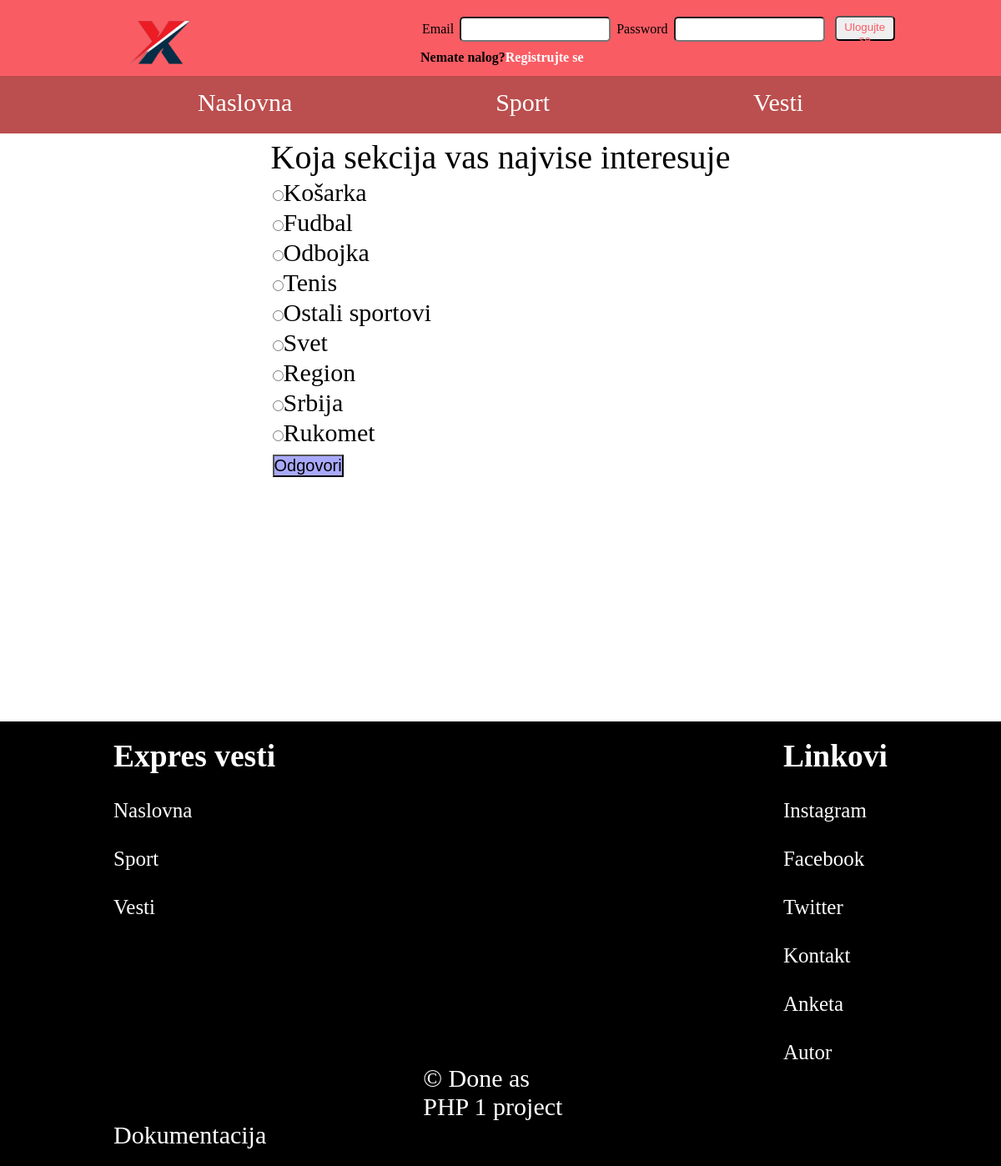
The app's page /anketa.php with its own data.
### tables this page shows
CREATE TABLE `kategorija` (
  `idKategorija` int(11) NOT NULL,
  `nazivKategorija` varchar(50) NOT NULL,
  `putanjaSlike` varchar(100) NOT NULL
);

CREATE TABLE `podkategorija` (
  `idPodkategorija` int(11) NOT NULL,
  `nazivPodkategorija` varchar(50) NOT NULL,
  `idKategorija` int(11) NOT NULL
);

### functions/functions.php (called while the page is built, shortened)
<?php
function vratiSve($nazivTabele){
    try{
            global $conn;
            $upit = "SELECT * FROM $nazivTabele";
            $podaci = $conn->query($upit)->fetchAll();
            return $podaci;
    }
    catch(PDOException $ex){
        return $ex;
    }
}

### anketa.php (the view, shortened to what this page needs)
<?php
        include("connection/connection.php");
        include("functions/functions.php");
        include("pages/head.php");
        include("pages/header.php");
        $potkategorije = vratiSve('podkategorija');
?>
<div class="okvir">
        <div class="sadrzaj">
                   <form id="anketa" action="functions/obradaAnkete.php" method="post">
                       <table>
                       <label for="">Koja sekcija vas najvise interesuje</label>
                        <?php
                            foreach($potkategorije as $p):
                        ?>
                           <tr><td> <input type="radio" name="potkategorija" value="<?= $p->idPodkategorija?>" ><?=$p->nazivPodkategorija?></td></tr>
                        <?php
                            endforeach;
                        ?>
                        <tr><td><input type="submit" value="Odgovori" name="btnAnketa"></td></tr>
                        </table>
                   </form>
        </div>
</div>
<?php
        include("pages/footer.php");
?>

### pages/header.php (shortened to what this page needs)
<?php
    $kategorije=vratiSve("kategorija");
?>
<header>
    <div    id="gornji">
        <div class="okvir flex">
        <div id="slika">
            <img src="assets/img/icon.png" alt="Logo">
        </div>
        <div id="loginGore">
            <div id="goreDesno">
               <?php
                    if(isset($_SESSION['user'])):
                        if($_SESSION['user']->aktivanUser=='1'):
               ?>
                    <h2>Dobrodosli , <?=$_SESSION['user']->username ?></h2>
                    <h4><a href="anketa.php">Anketa</a></h4>
                    <h4><a href="functions/odjava.php">Odjavi se</a></h4>
                    <?php
                        if(($_SESSION['user']->nazivUloga=='admin') || ($_SESSION['user']->nazivUloga=='novinar')):
                    ?>
                        <a href="admin/admin.php">Uredite sajt</a>
                    <?php
                        endif;
                    ?>
                    <?php
                        else:
                    ?>
                    <form>
                    <table>
                        <tr>
                            <td>Email</td>
                            <td><input type="text" name="tbLoginEmail" id="tbLoginEmail"></td>
                            <td>Password</td>
                            <td><input type="password" name="tbLoginPassword" id="tbLoginPassword"></td>
                            <td><button type="submit" id="btnLogovanje">Ulogujte se</button></td>
                        </tr>
                        <tr>
                            <td colspan="2"><p class="greskaEmailLog hide"> </p></td>
                            <td colspan="2"><p class="greskaPassLog hide"> </p></td>
                        </tr>
                    </table>
                </form>
                <div>
                </div>
                <div class="odgovorLog">
                </div>
                <h4>Nemate nalog?<a href="register.php">Registrujte se</a></h1>
                    <?php
                        endif;
                    ?>
               <?php else:
               ?>
                <form>
                    <table>
                        <tr>
                            <td>Email</td>
                            <td><input type="text" name="tbLoginEmail" id="tbLoginEmail"></td>
                            <td>Password</td>
                            <td><input type="password" name="tbLoginPassword" id="tbLoginPassword"></td>
                            <td><button type="submit" id="btnLogovanje">Ulogujte se</button></td>
                        </tr>
                    </table>
                </form>
                <h4>Nemate nalog?<a href="register.php">Registrujte se</a></h1>
            <?php
                endif;
            ?>
            </div>
        </div>
    </div>
    </div>
    <div    id="donji">
        <div class="okvir">
            <div class="divMeni">
            <ul>
                <li><a href="index.php">Naslovna</a></li>
                <?php
                foreach($kategorije as $kat ):
            ?>
                <li> <a href="kategorija.php?id=<?= $kat->idKategorija?>"   > <?= $kat->nazivKategorija?> </a> </li>
            <?php
                endforeach;
            ?>
            </ul>
            </div>
        </div>
    </div>
</header>

### pages/footer.php (shortened to what this page needs)
        <footer>
    <div class="okvir">
            <div id="dolePrvo">
            <div id="navigacija">
                <h2>Expres vesti</h2>
                <ul>
                    <li><a href="index.php">Naslovna</a></li>
                    <?php
                         foreach($kategorije as $kat ):
                    ?>
                             <li> <a href="kategorija.php?id=<?= $kat->idKategorija?>"   > <?= $kat->nazivKategorija?> </a> </li>
                         <?php
                             endforeach;
                        ?>
                </ul>
            </div>
            <div id="socials">
                <h2>Linkovi</h2>
                    <ul>
                    <li><a href="#">Instagram</a></li>
                    <li><a href="#">Facebook</a></li>
                    <li><a href="#">Twitter</a></li>
                    <li><a href="kontakt.php">Kontakt</a></li>
                    <li><a href="anketa.php">Anketa</a></li>
                    <li><a href="autor.php">Autor</a>
                    </ul>
            </div>
            </div>
            <div id="dole">
                <p>&copy; Done as PHP 1 project</p>
                <a href="dokumentacija.pdf">Dokumentacija</a>
            </div>
    </div>
        </footer>
    </body>
</html>

### assets/css/style.css (style rules this page uses)
* { margin: 0px; padding: 0px; box-sizing: border-box; list-style-type: none; text-decoration: none; }
a { color:white; }
header { width: 100%; min-height: 20vh; background-color: rgb(187, 78, 78); }
#gornji { background-color: rgb(250, 92, 100); }
#slika { width: 30%; }
#slika img { width: 50%; margin-top: 15px; }
#loginGore { width: 60%; }
#goreDesno { float: right; margin-top:2%; }
#goreDesno form input,button { border-radius: 5px; height: 30px; margin: 5px 5px 5px 5px; }
#goreDesno button { color:rgb(250, 92, 100); padding: 4px; }
.flex { display: flex; justify-content: space-between; }
.okvir { width: 80%; margin: 0 auto; }
.divMeni ul { display: flex; justify-content: space-around; }
.divMeni ul li { color: white; font-size: 30px; margin-right: 10px; margin-top: 15px; }
.divMeni ul li:last-child { margin-right: 0px; }
footer { background-color: black; min-height: 300px; color: white; padding: 20px; }
footer p { width: 20%; margin: 0px auto; }
#navigacija, #socials { font-size: 25px; }
#navigacija ul li { margin-top: 30px; }
#socials ul li { margin-top: 30px; }
#dolePrvo { width: 100%; display: flex; justify-content: space-between; }
#dole { width: 100%; font-size: 30px; }
.sadrzaj { width: 100%; display: flex; justify-content: space-around; margin-top:5px; min-height: 700px; }
#anketa label { font-size: 40px; }
#anketa tr td { font-size: 30px; }
#anketa tr td input { font-size: 20px; background-color: rgb(169, 169, 252); }

### records on screen
kategorija: nazivKategorija "Sport"
kategorija: nazivKategorija "Vesti"
podkategorija: nazivPodkategorija "Košarka"
podkategorija: nazivPodkategorija "Fudbal"
podkategorija: nazivPodkategorija "Odbojka"
podkategorija: nazivPodkategorija "Tenis"
podkategorija: nazivPodkategorija "Ostali sportovi"
podkategorija: nazivPodkategorija "Svet"
podkategorija: nazivPodkategorija "Region"
podkategorija: nazivPodkategorija "Srbija"
podkategorija: nazivPodkategorija "Rukomet"
